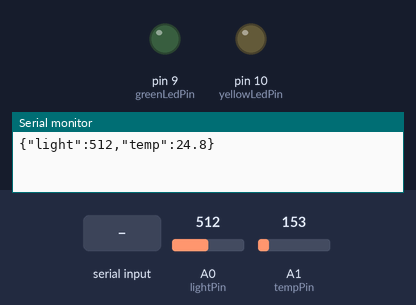
This sketch was run on a simulated Arduino Uno, built with avr-gcc and run on an emulated ATmega328P. Parts: output pins drawn as LEDs (lit = HIGH), the last lines printed to the serial monitor. Dashed ring = blinking. The test bench sets the inputs (shaded band); at power-on: A0 (lightPin) = 512, A1 (tempPin) = 153.

Above: at 1.2 s.
1.3 s: "GREEN_FLASH\n" received over Serial
At 2.06 s:
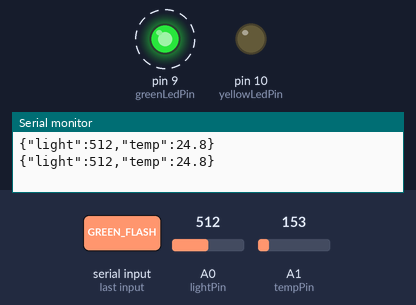
5.5 s: "YELLOW\n" received over Serial
At 6.7 s:
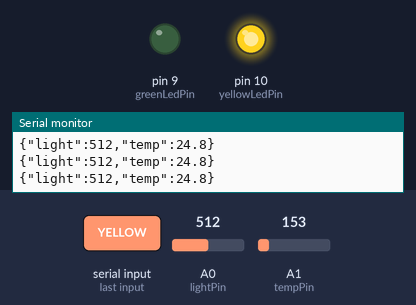
7.0 s: "GREEN\n" received over Serial
At 7.8 s:
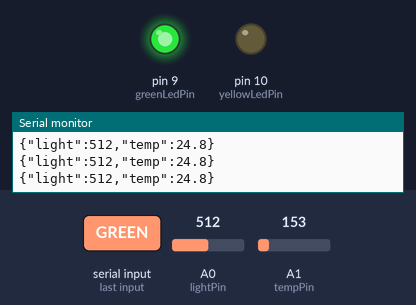
8.5 s: "OFF\n" received over Serial
At 8.8 s:
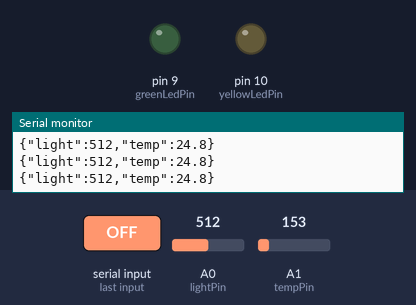
Timing chart, 0 to 11.0 s (numbered marks = the images above; inputs shaded):
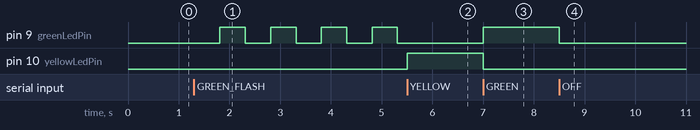

Measured:
- after the input at 1.3 s, pin 9 (greenLedPin): alternates HIGH for 0.50 s and LOW for 0.50 s, starting after 0.51 s
- after the input at 5.5 s, pin 9 (greenLedPin): stays LOW (without the input it goes to HIGH after 0.31 s); pin 10 (yellowLedPin): LOW → HIGH at once
- after the input at 7.0 s, pin 9 (greenLedPin): LOW → HIGH at once; pin 10 (yellowLedPin): HIGH → LOW at once
- after the input at 8.5 s, pin 9 (greenLedPin): HIGH → LOW at once

The sketch:

environment_assistant.ino
```cpp
#include <Arduino.h>

// ---------- PINS ----------
const int lightPin = A0;
const int tempPin = A1;

const int greenLedPin = 9;
const int yellowLedPin = 10;

// ---------- STATE ----------
String incomingCommand = "";
String currentLedMode = "OFF";

unsigned long lastSendTime = 0;
const unsigned long sendInterval = 1000;

bool flashState = false;
unsigned long lastFlashTime = 0;
const unsigned long flashInterval = 500;

// ---------- SENSOR ----------

float readTemperatureC() {
  int raw = analogRead(tempPin);
  float voltage = raw * (5.0 / 1023.0);
  return (voltage - 0.5) * 100.0; // TMP36
}

int readLight() {
  return analogRead(lightPin);
}

// ---------- LED CONTROL ----------

void setLEDs(bool greenOn, bool yellowOn) {
  digitalWrite(greenLedPin, greenOn ? HIGH : LOW);
  digitalWrite(yellowLedPin, yellowOn ? HIGH : LOW);
}

void applySolidMode(String mode) {
  if (mode == "GREEN") {
    setLEDs(true, false);
  }
  else if (mode == "YELLOW") {
    setLEDs(false, true);
  }
  else if (mode == "OFF") {
    setLEDs(false, false);
  }
}

void updateFlashing() {
  if (currentLedMode != "GREEN_FLASH" && currentLedMode != "YELLOW_FLASH") {
    return;
  }

  unsigned long now = millis();
  if (now - lastFlashTime >= flashInterval) {
    lastFlashTime = now;
    flashState = !flashState;

    if (currentLedMode == "GREEN_FLASH") {
      setLEDs(flashState, false);
    }
    else if (currentLedMode == "YELLOW_FLASH") {
      setLEDs(false, flashState);
    }
  }
}

void setMode(String mode) {
  currentLedMode = mode;

  if (mode == "GREEN" || mode == "YELLOW" || mode == "OFF") {
    applySolidMode(mode);
  }
  else {
    flashState = false;
    lastFlashTime = millis();
    setLEDs(false, false);
  }
}

// ---------- SERIAL ----------

void sendData() {
  int light = readLight();
  float temp = readTemperatureC();

  Serial.print("{\"light\":");
  Serial.print(light);
  Serial.print(",\"temp\":");
  Serial.print(temp, 1);
  Serial.println("}");
}

void readCommands() {
  while (Serial.available()) {
    char c = Serial.read();

    if (c == '\n') {
      incomingCommand.trim();
      setMode(incomingCommand);
      incomingCommand = "";
    } else {
      incomingCommand += c;
    }
  }
}

// ---------- SETUP ----------

void setup() {
  Serial.begin(9600);

  pinMode(greenLedPin, OUTPUT);
  pinMode(yellowLedPin, OUTPUT);

  setLEDs(false, false);
}

// ---------- LOOP ----------

void loop() {
  readCommands();
  updateFlashing();

  if (millis() - lastSendTime >= sendInterval) {
    lastSendTime = millis();
    sendData();
  }
}
```
